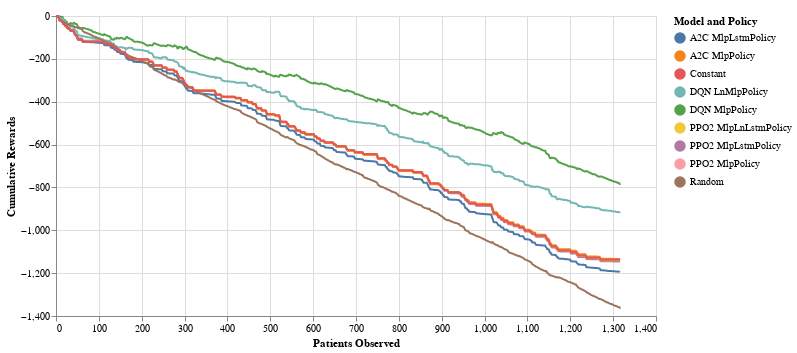

Notebook cell for this chart:
### Code cell
# Create a selection that chooses the nearest point & selects based on x-value
nearest = alt.selection(type='single', nearest=True, on='mouseover',
                        fields=['patients'], empty='none')

# The basic line
line = alt.Chart(pivot).mark_line(interpolate='basis').encode(
    x=alt.X('patients', axis=alt.Axis(title='Patients Observed')),
    y=alt.Y('value', axis=alt.Axis(title='Cumulative Rewards')),
    color=alt.Color('variable', legend=alt.Legend(title='Model and Policy'))
)

# Transparent selectors across the chart. This is what tells us
# the x-value of the cursor
selectors = alt.Chart(pivot).mark_point().encode(
    x='patients:Q',
    opacity=alt.value(0),
).add_selection(
    nearest
)

# Draw points on the line, and highlight based on selection
points = line.mark_point().encode(
    opacity=alt.condition(nearest, alt.value(1), alt.value(0))
)

# Draw text labels near the points, and highlight based on selection
text = line.mark_text(align='left', dx=5, dy=-5).encode(
    text=alt.condition(nearest, 'value:Q', alt.value(' '))
)

# Draw a rule at the location of the selection
rules = alt.Chart(pivot).mark_rule(color='gray').encode(
    x='patients:Q',
).transform_filter(
    nearest
)

# Put the five layers into a chart and bind the data
alt.layer(
    line, selectors, points, rules, text
).properties(
    width=600, height=300
)

### Figure 1 — Vega-Lite specification as saved in the notebook (floating-point values rounded to 4 significant figures; data arrays with more than 128 entries replaced by an {"elided": "..."} marker saying what was removed)
{"config": {"view": {"continuousWidth": 400, "continuousHeight": 300}}, "layer": [{"mark": {"type": "line", "interpolate": "basis"}, "encoding": {"color": {"type": "nominal", "field": "variable", "legend": {"title": "Model and Policy"}}, "x": {"type": "quantitative", "axis": {"title": "Patients Observed"}, "field": "patients"}, "y": {"type": "quantitative", "axis": {"title": "Cumulative Rewards"}, "field": "value"}}}, {"mark": "point", "encoding": {"opacity": {"value": 0}, "x": {"type": "quantitative", "field": "patients"}}, "selection": {"selector011": {"type": "single", "nearest": true, "on": "mouseover", "fields": ["patients"], "empty": "none"}}}, {"mark": "point", "encoding": {"color": {"type": "nominal", "field": "variable", "legend": {"title": "Model and Policy"}}, "opacity": {"condition": {"value": 1, "selection": "selector011"}, "value": 0}, "x": {"type": "quantitative", "axis": {"title": "Patients Observed"}, "field": "patients"}, "y": {"type": "quantitative", "axis": {"title": "Cumulative Rewards"}, "field": "value"}}}, {"mark": {"type": "rule", "color": "gray"}, "encoding": {"x": {"type": "quantitative", "field": "patients"}}, "transform": [{"filter": {"selection": "selector011"}}]}, {"mark": {"type": "text", "align": "left", "dx": 5, "dy": -5}, "encoding": {"color": {"type": "nominal", "field": "variable", "legend": {"title": "Model and Policy"}}, "text": {"condition": {"type": "quantitative", "field": "value", "selection": "selector011"}, "value": " "}, "x": {"type": "quantitative", "axis": {"title": "Patients Observed"}, "field": "patients"}, "y": {"type": "quantitative", "axis": {"title": "Cumulative Rewards"}, "field": "value"}}}], "data": {"name": "data-195e18ca7d7d174daa090515e9f4ef20"}, "height": 300, "width": 600, "$schema": "https://vega.github.io/schema/vega-lite/v4.8.1.json", "datasets": {"data-195e18ca7d7d174daa090515e9f4ef20": {"elided": "11853 records"}}}
